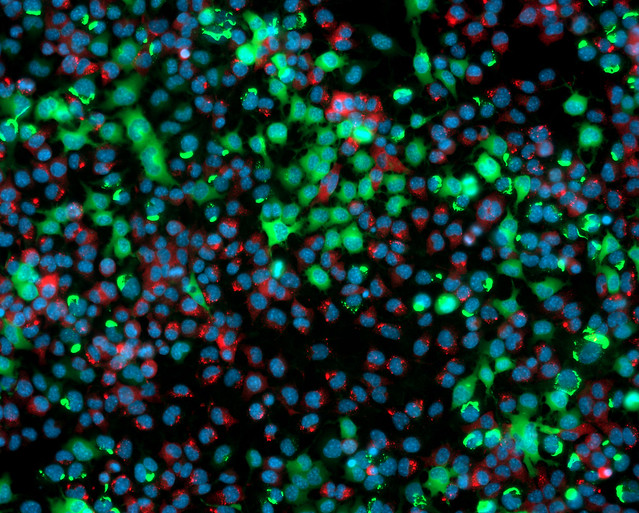
#> input picture images/test_image.jpg, 639 x 513 px
$ python 6_image_processing_using_scikit_image.py   (older library calls are emulated)
#> lines starting #> are read from the running program, lines starting #| are printed output that depends on the picture; after the words box and inside, x2 and y2 are one past the last pixel; in counts of white or black regions, pixels touching at a corner belong together; long printed decimals are rounded
from skimage import io
from matplotlib import  pyplot as plt

img=io.imread("images/test_image.jpg",as_gray=True)
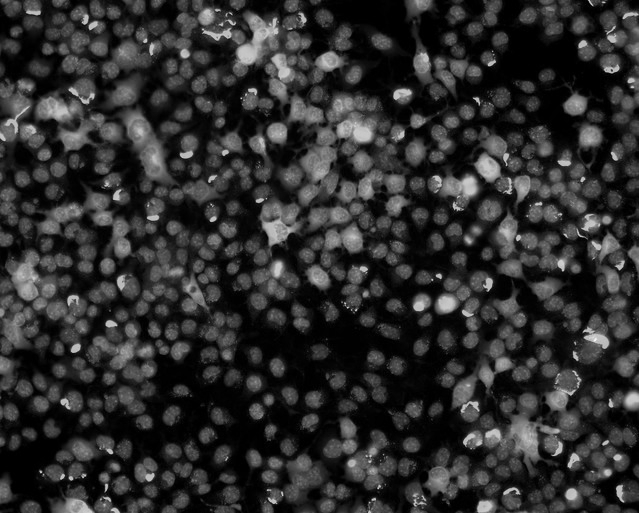
#> img: shape (513, 639) float64; min 0, max 0.968, mean 0.18

from skimage.transform import rescale,resize,downscale_local_mean

# [7 lines of commented-out code are left out]

from skimage.filters import  prewitt,roberts,sobel,scharr

img=io.imread("images/test_image_cropped.jpg",as_gray=True)
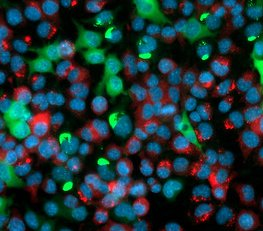
#> input picture images/test_image_cropped.jpg, 263 x 231 px
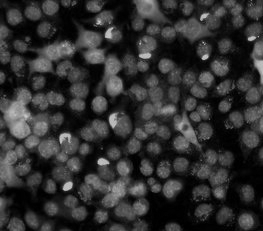
#> img: shape (231, 263) float64; min 0, max 0.791, mean 0.19

# edge_roberts=roberts(img)
# edge_sobel=sobel(img)
# edge_scharr=scharr(img)
# edge_prewitt=prewitt(img)
#
# fig,axes=plt.subplots(nrows=2,ncols=2,sharex=True,sharey=True,figsize= (8,8))
# ax=axes.ravel()
# ax[0].imshow(img,cmap=plt.cm.gray)
# ax[0].set_title('Original Image')
# ax[1].imshow(edge_roberts,cmap=plt.cm.gray)
# ax[1].set_title('ROBERTS')
# ax[2].imshow(edge_sobel,cmap=plt.cm.gray)
# ax[2].set_title('Sobel')
# ax[3].imshow(edge_scharr,cmap=plt.cm.gray)
# ax[3].set_title('Scharr')
#
# for a in ax:
#     a.axis('off')
#
# plt.tight_layout()
# plt.show()

# My favorite: Canny Edge Detector and it is found in skimage.features, not skimage.filter
# Output of canny edge detector is a binary image

# Canny is also used for noise reduction, gradient calculation,edge tracking etc
# so a good sigma value is better

from  skimage.feature import canny
#
# edge_canny=canny(img,sigma=3)
# plt.imshow(edge_canny)
# plt.show()

# deconvolution

# it requires original image, a point spread function and it calculates the deconvolution
# All it's doing the sharpening the image

from skimage import restoration
import numpy as np
# first define the point spread function(psf)
# psf is a matrix of numbers and it gives the reason why the images is blurred
# and we know the reason image will be sharpened but here we define as:

# psf= np.ones((3,3))/9 # we are normalizing the matrix by dividing by 9
# deconvolved,_ = restoration.unsupervised_wiener(img,psf)
#
# plt.imsave("images/deconvolved_new.jpg",deconvolved,cmap='gray')


#####################################################################################

# Scratch Essay Analysis or wound healing essay

# A glass slide is a whole bunch of cells and you artificially create a scratch and after
# some time gap gets closed because cells proliferate. We can say cells migrate and grow
# and wound gets healed

import matplotlib.pyplot as plt
from skimage import  io,restoration
from skimage.filters.rank import entropy
from skimage.morphology import disk

img=io.imread("images/scratch.jpg")
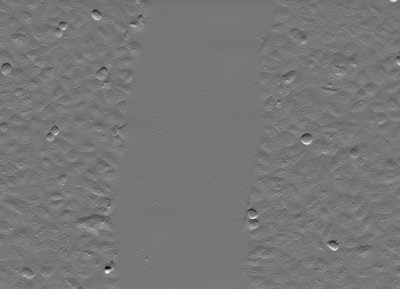
#> input picture images/scratch.jpg, 400 x 289 px
#> img is the input picture: shape (289, 400); min 0, max 255, mean 118.6
ent_img=entropy(img,disk(10))
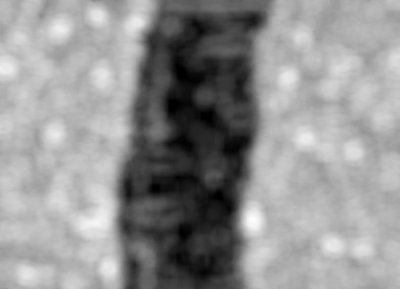
#> ent_img: shape (289, 400) float64; min 0, max 6.29, mean 3.61; drawn with min black and max white
plt.imshow(ent_img,cmap='gray')
#plt.show()

# segmentation of scratch area and cell area using threshold
from skimage.filters import try_all_threshold


# fig,ax=try_all_threshold(ent_img,figsize=(10,8),verbose=False)
# plt.show() # using this we found that otsu is working well

from skimage.filters import threshold_otsu

thresh = threshold_otsu(ent_img) # a single number
#> thresh = 2.96

binary = ent_img <=thresh # mask
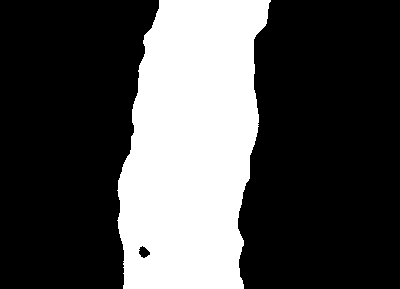
#> binary: shape (289, 400) bool; 29.8% white; 1 white region, box (x1, y1, x2, y2) and area: (117, 0, 271, 289) 34396
plt.imshow(binary,cmap='gray')
plt.show()

import numpy as np

#finding area
print("The percent of white region is: ",((np.sum(binary==1))*100)/(np.sum(binary==1)+np.sum(binary==0)))
#| The percent of white region is:  29.754
